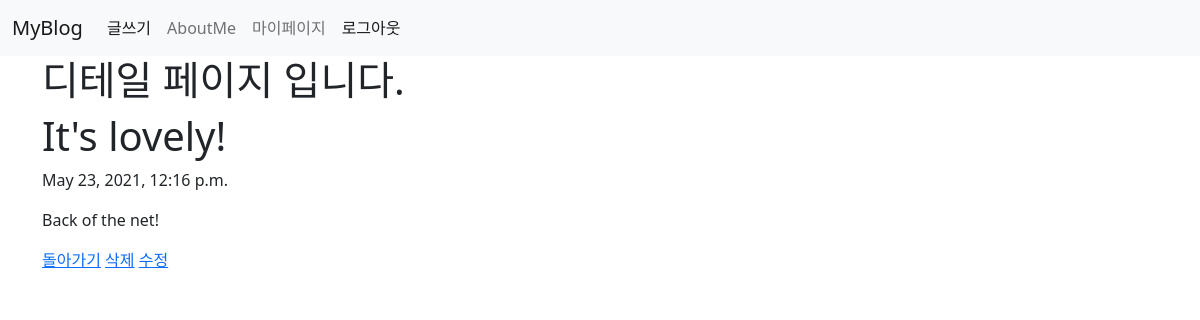
Page /blog/3/ (signed in) on the earlier database version.
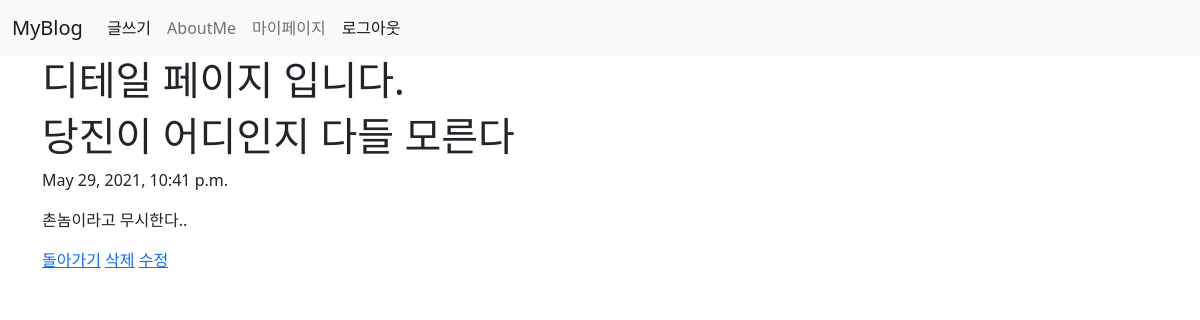
Same page on the later database version.
### blog/models.py (models this page shows, shortened)
class Blog(models.Model):
    title = models.CharField(max_length=200)
    pub_date = models.DateTimeField('date published')
    body = models.TextField()

### blog/views.py (the view)
# urls.py: path('<int:blog_id>/', views.detail, name='detail'),
def detail(request, blog_id):
    blog_detail = Blog.objects.get(id = blog_id)
    return render(request, 'detail.html', {'blog': blog_detail})

### blog/templates/detail.html
<!DOCTYPE html>
{% extends 'base.html' %}
{% block content %}
    <h1>디테일 페이지 입니다.</h1>
    <h1>{{blog.title}}</h1>
    <p>{{blog.pub_date}}</p>
    <p>{{blog.body}}</p>
    <a href="{% url 'home' %}">돌아가기</a>
    <a href="{% url 'delete' blog.id %}">삭제</a>
    <a href="{% url 'edit' blog.id %}">수정</a>
{% endblock %}

Differences in the rows shown:
changed Blog: title "It's lovely!" → "당진이 어디인지 다들 모른다"; pub_date "May 23, 2021, 12:16 p.m." → "May 29, 2021, 10:41 p.m."; body "Back of the net!" → "촌놈이라고 무시한다.."
